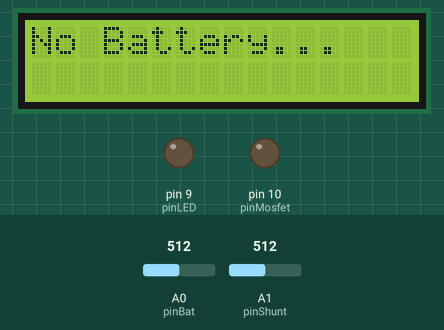
Simulated run of this sketch. Board: Arduino Uno, built with avr-gcc and run on an emulated ATmega328P. Shown: 16×2 character LCD, output pins drawn as LEDs (lit = HIGH). The test bench sets the inputs (shaded band); at power-on: A0 (pinBat) = 512, A1 (pinShunt) = 512.

Above: at 1.1 s.
At 3.2 s:
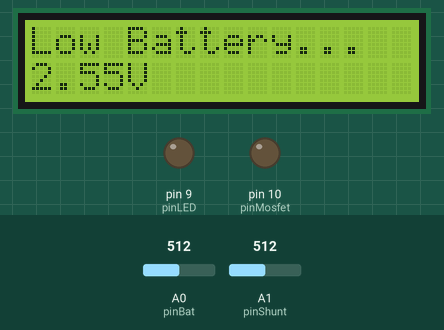
3.3 s: A0 (pinBat) set to 566
At 4.7 s:
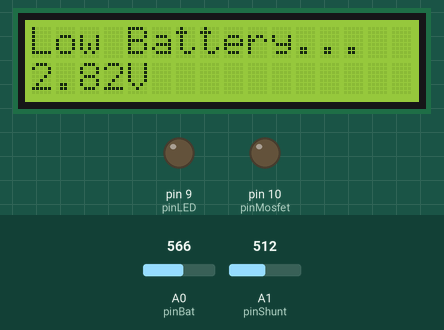
5.0 s: A0 (pinBat) set to 599
At 6.3 s:
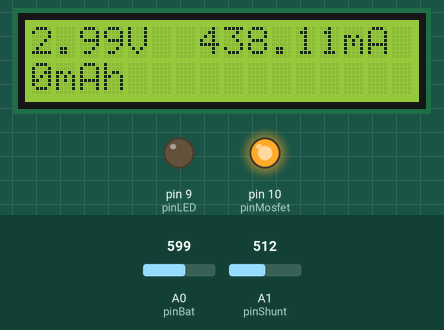
8.0 s: A0 (pinBat) set to 511
At 9.8 s:
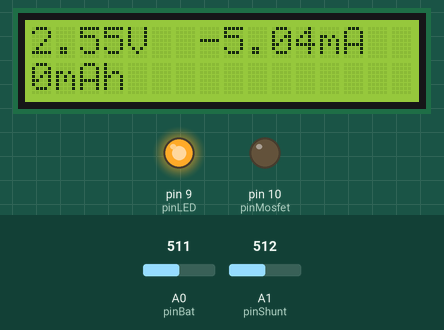
Timing chart, 0 to 11.3 s (numbered marks = the images above; inputs shaded):
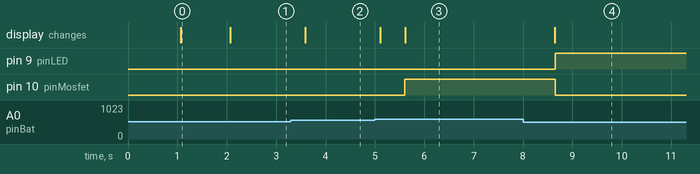

Measured:
- the behaviour switches between 581 and 582 on A0 (pinBat) (found by bisection; images 2 and 3)
- after the input at 3.3 s, the display: changes after 0.29 s (image 2)
- after the input at 5.0 s, pin 10 (pinMosfet): LOW → HIGH after 0.61 s; the display: first changes after 0.11 s (image 3 shows a later state)
- after the input at 8.0 s, pin 9 (pinLED): LOW → HIGH after 0.65 s; pin 10 (pinMosfet): HIGH → LOW after 0.65 s; the display: changes after 0.65 s (image 4)
- what the display in image 0 shows lasts 1.0 s, from 1.1 s to 2.1 s

The sketch:

battery_capacity_creative_inventor.ino
```cpp
//******YOU MAY NEED TO CHANGE SOME PARAMETERS FOR ACCURATE RESULTS*******//
//*****************PLEASE READ THE COMMENTS DOWN BELOW********************//


#include <LiquidCrystal.h>
LiquidCrystal lcd(12, 11, 5, 4, 3, 2); //LCD


#define pinBat    A0  // Shunt resistor pin voltage (higher V ref. to GND)
#define pinShunt  A1  // Shunt resistor other pin voltage (lower V ref. to GND)
#define pinMosfet 10  // Digital pin 10 connected to mosfet
#define pinLED    9   // Digital pin 9 connected to LED

void setup() {
  // LCD
  lcd.begin(16, 2);
  lcd.print("Batt. mAh Tester");
  delay(1000);
  lcd.clear();
  lcd.print("No Battery...");
  delay(1000);
  //lcd.clear();

  // Pin Configure
  pinMode(pinMosfet, OUTPUT);
  digitalWrite(pinMosfet, LOW);

  pinMode(pinLED, OUTPUT);
  digitalWrite(pinLED, LOW);
}

int     freq      = 1000;   // Every 1 second (1000 milliseconds) mAh will be calculated

float  rShunt    = 0.99;    // Shunt resistor resistance (if possible instead of marked value on resistor, use multimeter to get a accurate value)
float  vArd      = 5.10;   // Use a multimeter and check the voltage accros arduino +5V & GND pins
float  vMin      = 2.90;    // Minimum battery voltage (Use 2.9 to 3.0V) - discharge will be stopped at this voltage

float  iShunt    = 0.0;     // Current through the shunt resister (1 ohm)
float  vBat      = 0.0;     // Battery voltage
float  vShunt    = 0.0;     // Voltage accros the shunt resister
float  mAh       = 0.0;
boolean stop_cal = false;

unsigned long   tPrv  = 0;
unsigned long   tPas  = 0;

void loop() {

  vBat = analogRead(pinBat) * (vArd / 1023);

  if(stop_cal==false){
    if (vBat < vMin){
      lcd.clear() ;
      lcd.setCursor(0, 0);
      lcd.print("Low Battery...");
      lcd.setCursor(0, 1);
      lcd.print(vBat);
      lcd.print("V");
      delay(500);
    }
    else{
      lcd.clear() ;
      lcd.setCursor(0, 0);
      lcd.print("Battery Voltage:");
      lcd.setCursor(0, 1);
      lcd.print(vBat);
      lcd.print("V");
      delay(500);
    }
  }

  while(vBat >= vMin && stop_cal==false ){
      stop_cal==false;
      digitalWrite(pinMosfet, HIGH);

      vBat = analogRead(pinBat) * (vArd / 1023);
      vShunt = analogRead(pinShunt) * (vArd / 1023);

      tPas = millis() - tPrv;
      iShunt = (vBat - vShunt) / rShunt;
      mAh = mAh + (iShunt * tPas / 3600.0);
      tPrv = millis();

      lcd.clear() ;
      lcd.setCursor(0, 0);
      lcd.print(vBat);
      lcd.print("V");
      lcd.print("  ");
      lcd.print(iShunt*1000);
      lcd.print("mA");

      lcd.setCursor(0, 1);
      lcd.print((int)mAh);
      lcd.print("mAh");

      digitalWrite(pinLED, HIGH); //LED will blink while discharging
      delay(5);
      digitalWrite(pinLED, LOW);

      if(vBat < vMin){
        stop_cal = true;
        digitalWrite(pinLED, HIGH); // LED will continuously lightup after done discharging up to given min. voltage
        digitalWrite(pinMosfet, LOW);
      }

      delay(freq);
  }
}
```
